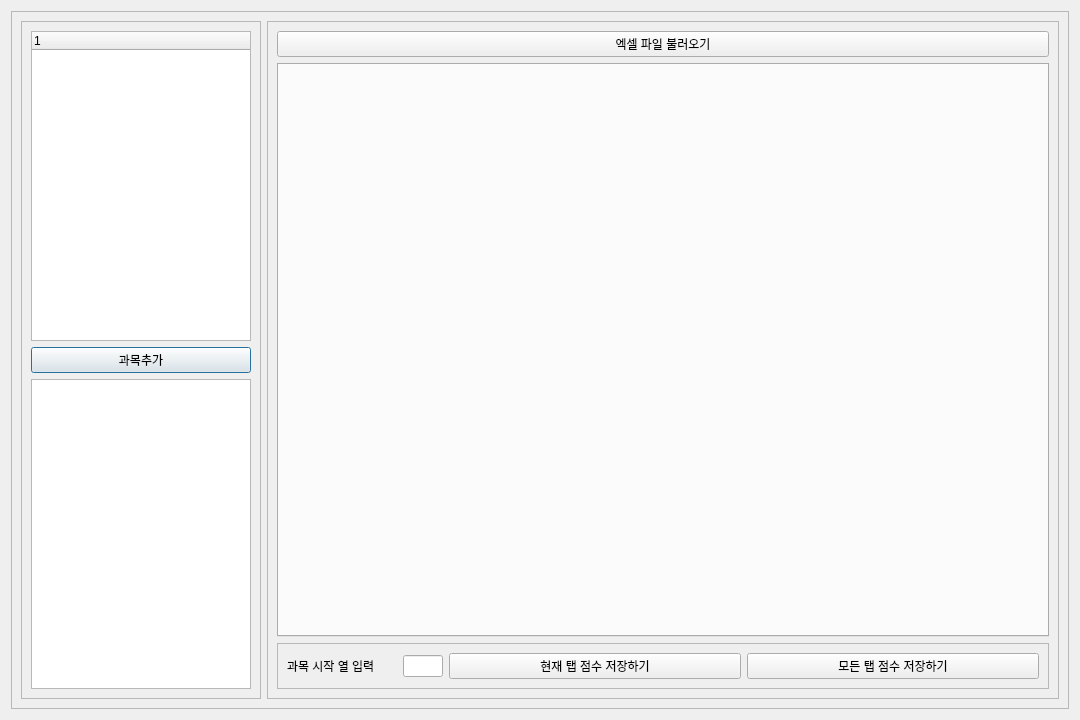
<?xml version="1.0" encoding="UTF-8"?>
<ui version="4.0">
 <class>Dialog</class>
 <widget class="QDialog" name="Dialog">
  <property name="geometry">
   <rect>
    <x>0</x>
    <y>0</y>
    <width>1080</width>
    <height>720</height>
   </rect>
  </property>
  <property name="windowTitle">
   <string>전체 점수 입력</string>
  </property>
  <layout class="QVBoxLayout" name="verticalLayout">
   <item>
    <widget class="QFrame" name="frame">
     <property name="frameShape">
      <enum>QFrame::StyledPanel</enum>
     </property>
     <property name="frameShadow">
      <enum>QFrame::Raised</enum>
     </property>
     <layout class="QHBoxLayout" name="horizontalLayout">
      <item>
       <widget class="QFrame" name="frame_3">
        <property name="maximumSize">
         <size>
          <width>240</width>
          <height>16777215</height>
         </size>
        </property>
        <property name="frameShape">
         <enum>QFrame::StyledPanel</enum>
        </property>
        <property name="frameShadow">
         <enum>QFrame::Raised</enum>
        </property>
        <layout class="QVBoxLayout" name="verticalLayout_3">
         <item>
          <widget class="QTreeWidget" name="treeWidget">
           <property name="maximumSize">
            <size>
             <width>230</width>
             <height>16777215</height>
            </size>
           </property>
           <property name="dragEnabled">
            <bool>false</bool>
           </property>
           <property name="selectionMode">
            <enum>QAbstractItemView::MultiSelection</enum>
           </property>
           <column>
            <property name="text">
             <string notr="true">1</string>
            </property>
           </column>
          </widget>
         </item>
         <item>
          <widget class="QPushButton" name="addSubBtn">
           <property name="text">
            <string>과목추가</string>
           </property>
          </widget>
         </item>
         <item>
          <widget class="QListWidget" name="listWidget">
           <property name="dragEnabled">
            <bool>true</bool>
           </property>
           <property name="dragDropMode">
            <enum>QAbstractItemView::DragDrop</enum>
           </property>
           <property name="defaultDropAction">
            <enum>Qt::MoveAction</enum>
           </property>
          </widget>
         </item>
        </layout>
       </widget>
      </item>
      <item>
       <widget class="QFrame" name="frame_2">
        <property name="frameShape">
         <enum>QFrame::StyledPanel</enum>
        </property>
        <property name="frameShadow">
         <enum>QFrame::Raised</enum>
        </property>
        <layout class="QVBoxLayout" name="verticalLayout_2">
         <item>
          <widget class="QPushButton" name="getExlBtn">
           <property name="text">
            <string>엑셀 파일 불러오기</string>
           </property>
          </widget>
         </item>
         <item>
          <widget class="QTabWidget" name="tabWidget">
           <property name="tabShape">
            <enum>QTabWidget::Rounded</enum>
           </property>
           <property name="usesScrollButtons">
            <bool>true</bool>
           </property>
           <property name="tabsClosable">
            <bool>true</bool>
           </property>
          </widget>
         </item>
         <item>
          <widget class="QFrame" name="frame_4">
           <property name="frameShape">
            <enum>QFrame::StyledPanel</enum>
           </property>
           <property name="frameShadow">
            <enum>QFrame::Raised</enum>
           </property>
           <layout class="QHBoxLayout" name="horizontalLayout_2">
            <item>
             <widget class="QLabel" name="label">
              <property name="maximumSize">
               <size>
                <width>110</width>
                <height>16777215</height>
               </size>
              </property>
              <property name="text">
               <string>과목 시작 열 입력</string>
              </property>
              <property name="scaledContents">
               <bool>false</bool>
              </property>
              <property name="wordWrap">
               <bool>true</bool>
              </property>
             </widget>
            </item>
            <item>
             <widget class="QLineEdit" name="lineEdit">
              <property name="maximumSize">
               <size>
                <width>40</width>
                <height>16777215</height>
               </size>
              </property>
             </widget>
            </item>
            <item>
             <widget class="QPushButton" name="currentTabSaveBtn">
              <property name="text">
               <string>현재 탭 점수 저장하기</string>
              </property>
             </widget>
            </item>
            <item>
             <widget class="QPushButton" name="allTabSaveBtn">
              <property name="text">
               <string>모든 탭 점수 저장하기</string>
              </property>
             </widget>
            </item>
           </layout>
          </widget>
         </item>
        </layout>
       </widget>
      </item>
     </layout>
    </widget>
   </item>
  </layout>
 </widget>
 <resources/>
 <connections/>
</ui>
